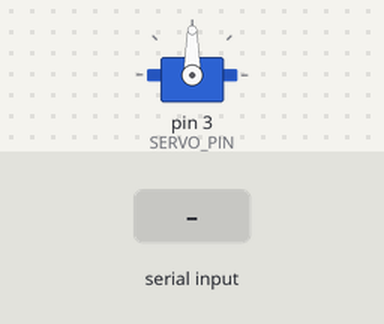
Bench run of a sketch on a simulated Arduino Uno, built with avr-gcc and run on an emulated ATmega328P. Parts: servo. Inputs (shaded band) come from the test bench. What the sketch prints to the serial monitor is not drawn.

Above: at 1.2 s.
1.3 s: "]" received over Serial
2.8 s: "[" received over Serial
4.3 s: "30,150\n" received over Serial
At 4.7 s:
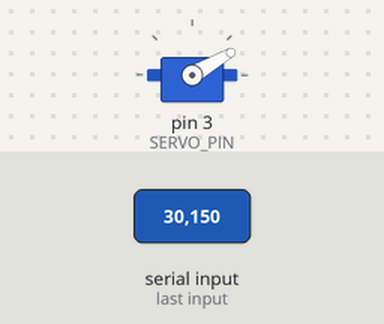
5.8 s: "5\n" received over Serial
At 6.1 s:
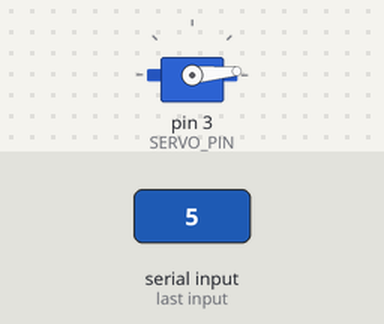
7.3 s: "90,45\n" received over Serial
At 8.0 s:
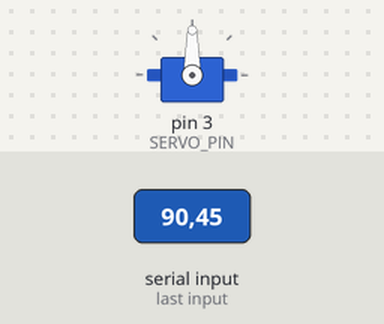
Timing chart, 0 to 9.8 s (numbered marks = the images above; inputs shaded):
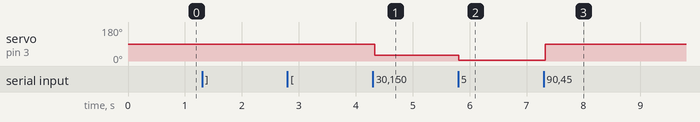

The sketch:

XX_HC-12_05_rx_v1.1.ino
```cpp
/**
 * HC-12 Demo #3
 * Receiver
 * Capture HC12 angle transmits and move servo
 */

//#include <SoftwareSerial.h>
#include <Servo.h>

#define HC12_TX 10
#define HC12_RX 11
#define SERVO_PIN 3

const float servoMin = 1.; // degrees
const float servoMax = 179.; // degrees
const char txBegin = '[';
const char txEnd = ']';

float servoValPrev = servoMin;
float servoVal = servoMin;
char incomingByte;
String strBuffer = "";
boolean start;

Servo servo;
//SoftwareSerial hc12(HC12_TX,HC12_RX);

void setup() {
  Serial.begin(9600);
//  hc12.begin(9600);

  servo.attach(SERVO_PIN);
  servoVal = servoMin;
//  servo.write(servoVal);

  start = false;
}

void loop() {
  boolean isContinue = false;

  // capture potentiometer value
  while (Serial.available()){
    incomingByte = Serial.read(); // read the capture as byte
    delay(5);
    Serial.write(incomingByte);

    if (start == true){
      if (incomingByte != '[' && incomingByte != ']'){
        strBuffer += char(incomingByte); // parse the byte and add to string buffer
      } else if (incomingByte == ']'){
        start = false;
      } else {
        start = true;
      }
    } else if (incomingByte == '['){
      start = true;
      strBuffer = "";
    }
  }

  // parse the transmitted value
  servoVal = strBuffer.toFloat();

  // proceed to moving the servo only if there is a change in the values
  if (servoValPrev != servoVal){
    // acceptable angles should only be in the specified range
    if (servoVal >= servoMin && servoVal <= servoMax){
      Serial.println(strBuffer + " => " + String(servoVal));
      servo.write(servoVal);
      isContinue = false;
    }

    servoValPrev = servoVal;
  }

  strBuffer = "";
}
```

Measured:
- after the input at 1.3 s, every drawn part: stays the same
- after the input at 2.8 s, every drawn part: stays the same
- after the input at 4.3 s, servo on pin 3 (SERVO_PIN): 90° → 30° at once
- after the input at 5.8 s, servo on pin 3 (SERVO_PIN): 30° → 5° at once
- after the input at 7.3 s, servo on pin 3 (SERVO_PIN): 5° → 90° at once
